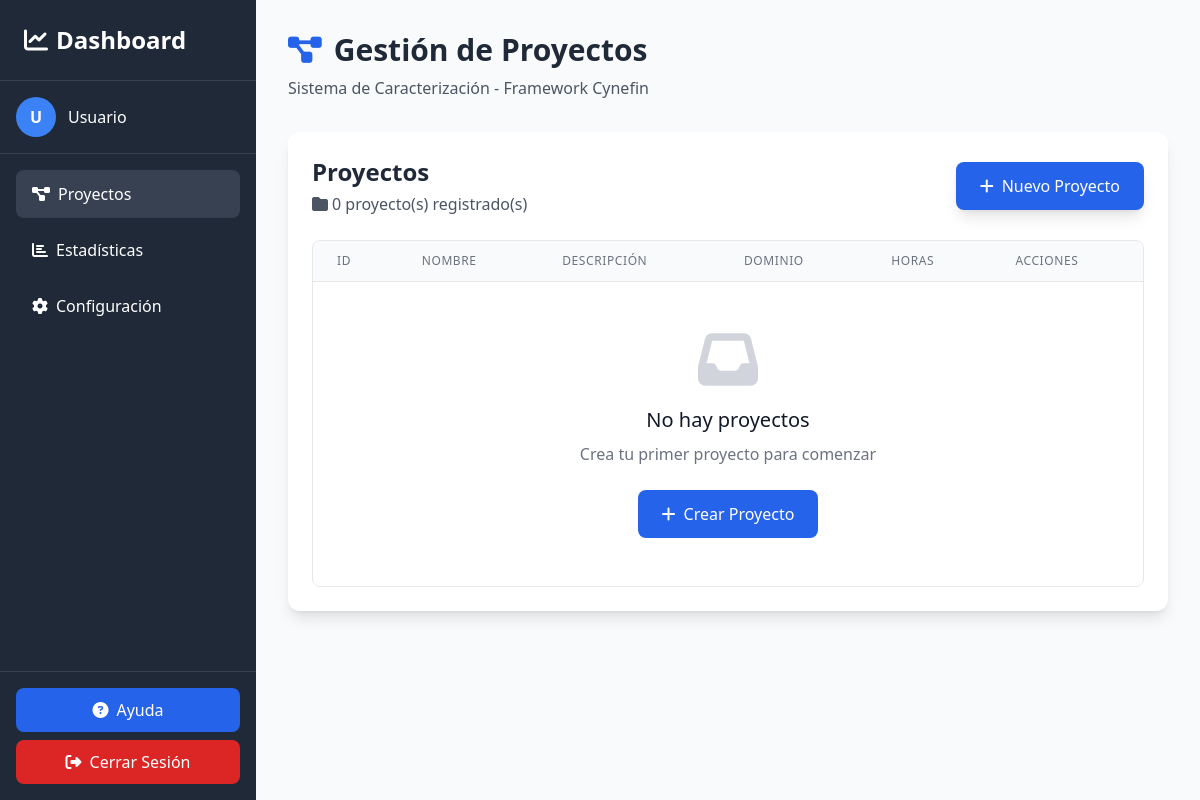
The page /views/lider_home.php (signed in) on the database as committed earlier.
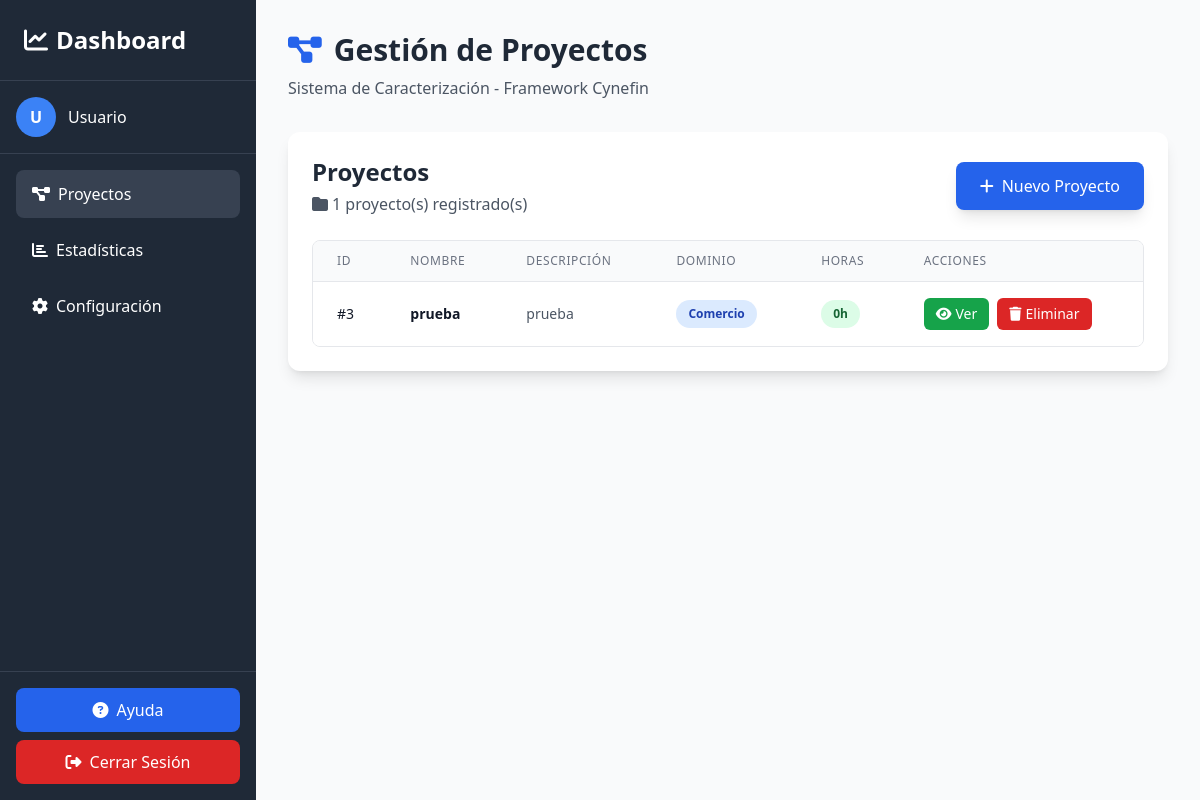
The same page on the database as committed later.
### tables this page shows
CREATE TABLE `proyectos` (
  `id` int(11) NOT NULL,
  `nombre` varchar(255) NOT NULL,
  `descripcion` text DEFAULT NULL,
  `horas` int(11) DEFAULT 0,
  `pais_id` int(11) DEFAULT NULL,
  `dominio_id` int(11) DEFAULT NULL,
  `usuario_id` int(11) DEFAULT NULL,
  `organizacion_id` int(11) DEFAULT NULL,
  `created_at` timestamp NOT NULL DEFAULT current_timestamp(),
  `estado` varchar(20) DEFAULT 'pendiente',
  `fecha_inicio` date DEFAULT NULL,
  `fecha_fin` date DEFAULT NULL,
  `lider_proyecto_id` int(11) DEFAULT NULL
);

CREATE TABLE `dominios` (
  `id` int(11) NOT NULL,
  `nombre` varchar(100) NOT NULL,
  `created_at` timestamp NOT NULL DEFAULT current_timestamp()
);

### views/lider_home.php (the view, shortened to what the changed rows need)
<?php
$database = new Database();
$db = $database->getConnection();
$proyectos = [];
try {
    $stmt = $db->prepare("
        SELECT
            p.id,
            p.nombre AS nombre_proyecto,
            p.descripcion AS descripcion_proyecto,
            d.nombre AS dominio_cynefin,
            p.horas AS complejidad_total,
            p.created_at
        FROM proyectos p
        LEFT JOIN dominios d ON p.dominio_id = d.id
        ORDER BY p.created_at DESC
    ");
    $stmt->execute();
    $proyectos = $stmt->fetchAll(PDO::FETCH_ASSOC);
} catch (PDOException $e) {
    error_log("Error al cargar datos: " . $e->getMessage());
    $error_message = "Error al cargar los datos del sistema";
}
?>
<!DOCTYPE html>
<html lang="es">
<head>
    <script src="https://cdn.tailwindcss.com"></script>
    <link rel="stylesheet" href="https://cdnjs.cloudflare.com/ajax/libs/font-awesome/6.4.0/css/all.min.css">
</head>
<body class="bg-gray-50">
    <div class="flex min-h-screen">
        <aside class="hidden lg:flex lg:w-64 bg-gray-800 text-white flex-col fixed h-screen">
            <div class="p-6 border-b border-gray-700">
                <h1 class="text-2xl font-bold">
                    <i class="fas fa-chart-line mr-2"></i>Dashboard
                </h1>
            </div>
        </aside>
        <main class="flex-1 lg:ml-64 p-4 md:p-8">
            <div class="hidden lg:block mb-8">
                <h1 class="text-3xl font-bold text-gray-800">
                    <i class="fas fa-project-diagram mr-3 text-blue-600"></i>Gestión de Proyectos
                </h1>
            </div>
            <div class="bg-white rounded-xl shadow-lg p-6">
                <div class="flex flex-col md:flex-row justify-between items-start md:items-center mb-6 gap-4">
                    <div>
                        <h2 class="text-2xl font-semibold text-gray-800">Proyectos</h2>
                        <p class="text-gray-600 mt-1">
                            <i class="fas fa-folder mr-1"></i><?= count($proyectos) ?> proyecto(s) registrado(s)
                        </p>
                    </div>
                </div>
                <div class="overflow-x-auto rounded-lg border border-gray-200">
                    <table class="min-w-full divide-y divide-gray-200">
                        <thead class="bg-gray-50">
                            <tr>
                                <th
                                    class="px-6 py-3 text-left text-xs font-medium text-gray-500 uppercase tracking-wider">
                                    ID</th>
                                <th
                                    class="px-6 py-3 text-left text-xs font-medium text-gray-500 uppercase tracking-wider">
                                    Nombre</th>
                                <th
                                    class="hidden md:table-cell px-6 py-3 text-left text-xs font-medium text-gray-500 uppercase tracking-wider">
                                    Descripción</th>
                                <th
                                    class="px-6 py-3 text-left text-xs font-medium text-gray-500 uppercase tracking-wider">
                                    Dominio</th>
                                <th
                                    class="hidden sm:table-cell px-6 py-3 text-left text-xs font-medium text-gray-500 uppercase tracking-wider">
                                    Horas</th>
                                <th
                                    class="px-6 py-3 text-left text-xs font-medium text-gray-500 uppercase tracking-wider">
                                    Acciones</th>
                            </tr>
                        </thead>
                        <tbody class="bg-white divide-y divide-gray-200">
                            <?php if (count($proyectos) > 0): ?>
                            <?php foreach ($proyectos as $p): ?>
                            <tr class="hover:bg-gray-50 transition">
                                <td class="px-6 py-4 whitespace-nowrap text-sm font-medium text-gray-900">
                                    #<?= htmlspecialchars($p['id']) ?>
                                </td>
                                <td class="px-6 py-4 whitespace-nowrap">
                                    <div class="text-sm font-semibold text-gray-900">
                                        <?= htmlspecialchars($p['nombre_proyecto']) ?>
                                    </div>
                                </td>
                                <td class="hidden md:table-cell px-6 py-4">
                                    <div class="text-sm text-gray-600">
                                        <?php
                                            $desc = $p['descripcion_proyecto'] ?? '';
                                            echo !empty($desc) ? (strlen($desc) > 60 ? substr(htmlspecialchars($desc), 0, 60) . '...' : htmlspecialchars($desc)) : '<span class="text-gray-400 italic">Sin descripción</span>';
                                            ?>
                                    </div>
                                </td>
                                <td class="px-6 py-4 whitespace-nowrap">
                                    <span
                                        class="px-3 py-1 inline-flex text-xs leading-5 font-semibold rounded-full bg-blue-100 text-blue-800">
                                        <?= htmlspecialchars($p['dominio_cynefin'] ?? 'No definido') ?>
                                    </span>
                                </td>
                                <td class="hidden sm:table-cell px-6 py-4 whitespace-nowrap">
                                    <span
                                        class="px-3 py-1 inline-flex text-xs leading-5 font-semibold rounded-full bg-green-100 text-green-800">
                                        <?= htmlspecialchars($p['complejidad_total'] ?? '0') ?>h
                                    </span>
                                </td>
                                <td class="px-6 py-4 whitespace-nowrap text-sm">
                                    <div class="flex gap-2">
                                        <a href="resultados_caracterizacion.php?id=<?= $p['id'] ?>" class="inline-flex items-center px-3 py-1.5 bg-green-600 text-white
                                            rounded-md hover:bg-green-700 transition">
                                            <i class="fas fa-eye mr-1"></i>Ver
                                        </a>
                                        <button
                                            onclick="eliminarProyecto(<?= $p['id'] ?>, '<?= htmlspecialchars(addslashes($p['nombre_proyecto'])) ?>')"
                                            class="inline-flex items-center px-3 py-1.5 bg-red-600 text-white rounded-md hover:bg-red-700 transition">
                                            <i class="fas fa-trash mr-1"></i>Eliminar
                                        </button>
                                    </div>
                                </td>
                            </tr>
                            <?php endforeach; ?>
                            <?php else: ?>
                            <tr>
                                <td colspan="6" class="px-6 py-12 text-center">
                                    <div class="flex flex-col items-center justify-center">
                                        <i class="fas fa-inbox text-6xl text-gray-300 mb-4"></i>
                                        <h3 class="text-xl font-medium text-gray-900 mb-2">No hay proyectos</h3>
                                        <p class="text-gray-500 mb-6">Crea tu primer proyecto para comenzar</p>
                                        <button onclick="openModal()"
                                            class="inline-flex items-center px-6 py-3 bg-blue-600 text-white rounded-lg hover:bg-blue-700 font-medium">
                                            <i class="fas fa-plus mr-2"></i>Crear Proyecto
                                        </button>
                                    </div>
                                </td>
                            </tr>
                            <?php endif; ?>
                        </tbody>
                    </table>
                </div>
            </div>
        </main>
    </div>
</body>
</html>

Rows that differ between the two databases and show on the page:
added proyectos: id "3", nombre "prueba", descripcion "prueba", dominio.nombre "Comercio", horas "0"
Other text that changed with them:
count($proyectos): "0" → "1"
text no longer shown: "No hay proyectos Crea tu primer proyecto para comenzar Crear Proyecto"
